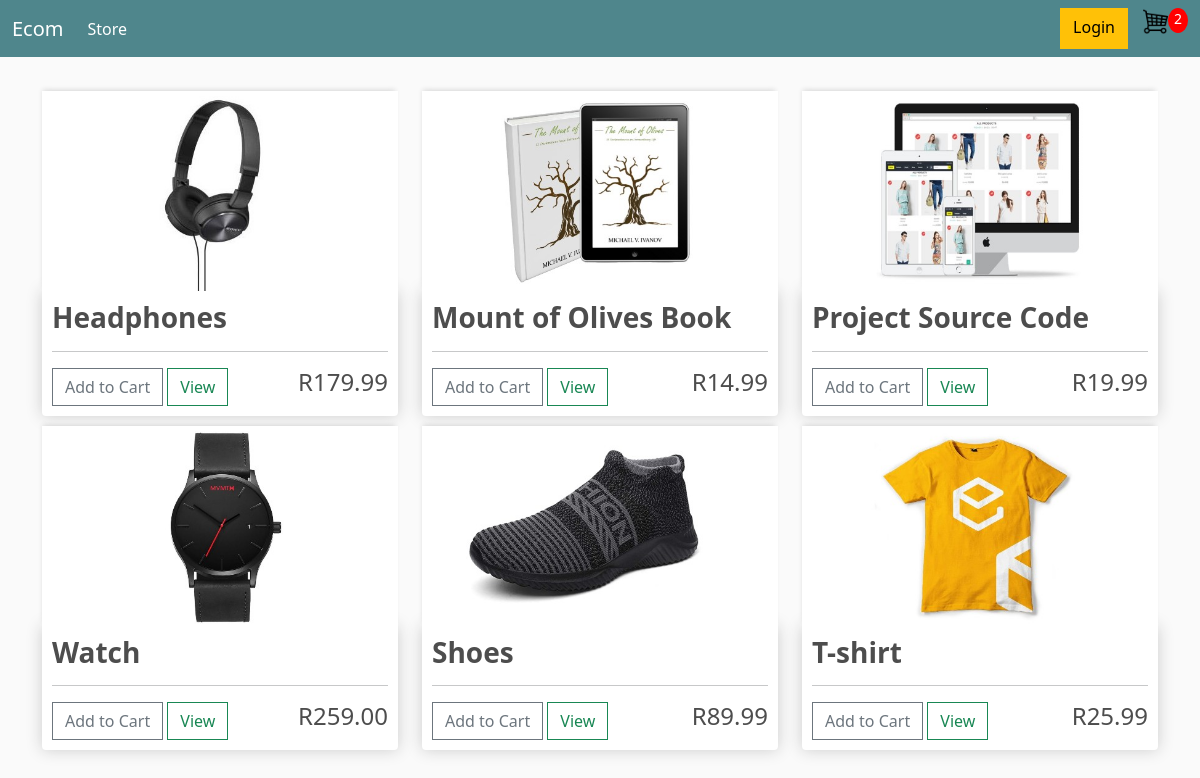
The app's page / (signed in) with its own data.
### store/models.py (models this page shows, shortened)
class Product(models.Model):
  name = models.CharField(max_length=255, null=True)
  price = models.DecimalField(max_digits=10, decimal_places=2)
  digital = models.BooleanField(default=False, null=True, blank=True)
  image = models.ImageField(null=True, blank=True)
  @property
  def imageUrl(self):
    imageUrl = self.image.url
    try:
      url = imageUrl
    except:
      url = ''
    return url

### store/views.py (the view)
# urls.py: path('', include('store.urls'))
def store(request):
  data = cartData(request)
  cartItems = data['cartItems']
  products = Product.objects.all()
  context ={'products':products, 'cartItems': cartItems}
  return render(request, 'store/store.html', context)

### store/models.py (called while the page is built)
  @property
  def get_cart_items(self):
    orderitems = self.orderitem_set.all()
    total = sum([item.quantity for item in orderitems])
    return total

### store/utils.py (called while the page is built)
def cartData(request):
  if request.user.is_authenticated:
    customer = request.user.customer
    order, created = Order.objects.get_or_create(customer=customer, complete=False)
    items = order.orderitem_set.all()
    cartItems = order.get_cart_items
  else:
    cookieData = cookieCart(request)
    cartItems = cookieData['cartItems']
    order = cookieData['order']
    items = cookieData['items']
  return {'cartItems': cartItems, 'order': order, 'items': items}

### store/templates/store/store.html
{% extends 'store/main.html' %}
{% load static %}
{% block content %}
<div class="row">
  {% for product in products %}
  <div class="col-lg-4">
    <img class="thumbnail" src="{{product.imageUrl}}" alt="">
    <div class="box-element product">
      <h3><strong>{{product.name}}</strong></h3>
      <hr>
      <button data-product="{{product.id}}" data-action="add" class="btn btn-outline-secondary add-btn update-cart">Add
        to Cart</button>
      <a class="btn btn-outline-success" href="">View</a>
      <h4 style="float: right;">R{{product.price}}</h4>
    </div>
  </div>
  {% endfor %}
</div>
{% endblock content %}

### static/css/main.css (style rules this page uses)
body { background-color: hsl(0, 0%, 98%); }
h1, h2, h3, h4, h5, h6 { color: hsl(0, 0%, 30%); }
.box-element { box-shadow: hsl(0, 0%, 80%) 0 0 16px; background-color: #fff; border-radius: 4px; padding: 10px; }
.thumbnail { width: 100%; height: 200px; -webkit-box-shadow: -1px -3px 5px -2px rgba(214, 214, 214, 1); -moz-box-shadow: -1px -3px 5px -2px rgba(214, 214, 214, 1); box-shadow: -1px -3px 5px -2px rgba(214, 214, 214, 1); }
.product { border-radius: 0 0 4px 4px; }
.col-lg-4, .col-lg-6, .col-lg-8, .col-lg-12 { margin-top: 10px; }
.btn { border-radius: 0; }

### records on screen
Product: imageUrl (picture), name "Headphones", price "179.99"
Product: imageUrl (picture), name "Mount of Olives Book", price "14.99"
Product: imageUrl (picture), name "Project Source Code", price "19.99"
Product: imageUrl (picture), name "Watch", price "259.00"
Product: imageUrl (picture), name "Shoes", price "89.99"
Product: imageUrl (picture), name "T-shirt", price "25.99"

### other values on screen
{{ cartItems }} "2"
